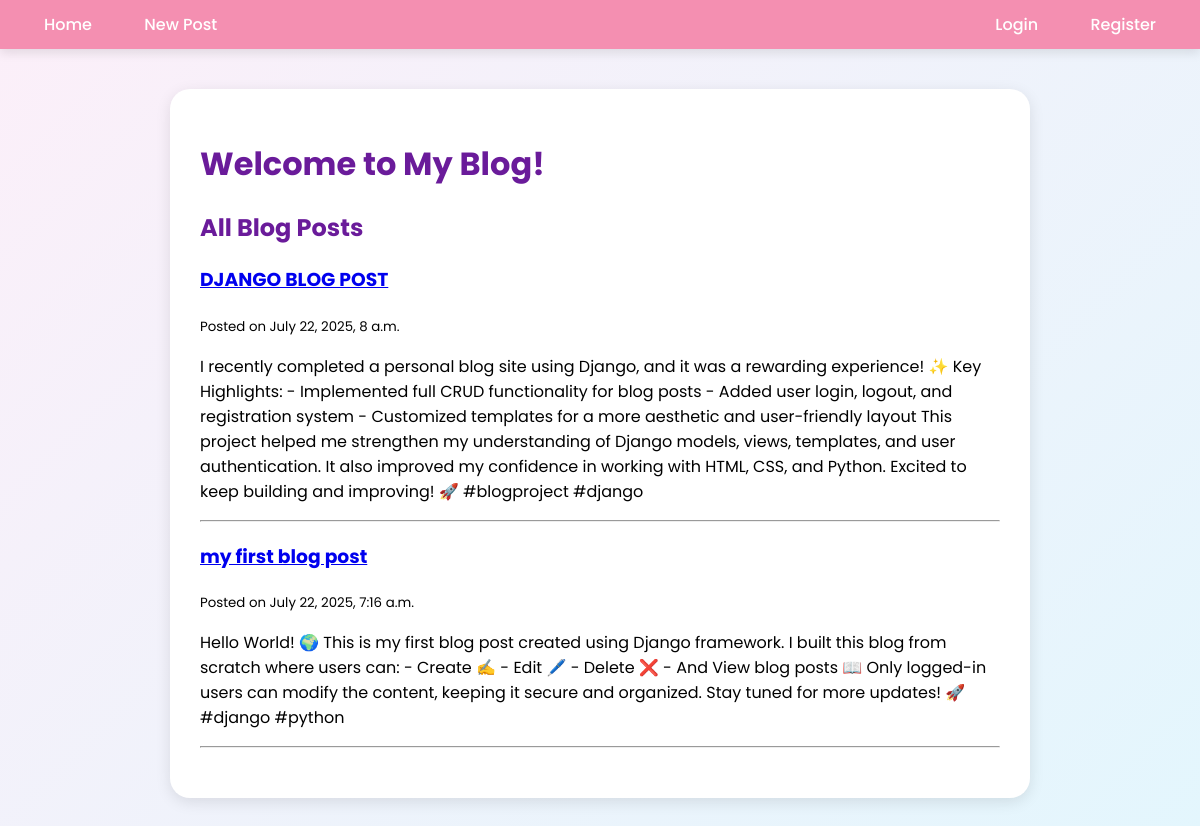
The page / on the database its author committed.
### blog/models.py (models this page shows, shortened)
class BlogPost(models.Model):
    title = models.CharField(max_length=200)
    content = models.TextField()
    date_posted = models.DateTimeField(default=timezone.now)

### blog/views.py (the view)
# urls.py: path('', views.home, name='blog-home'),
def home(request):
    posts = BlogPost.objects.all().order_by('-date_posted')
    return render(request, 'blog/home.html', {'posts': posts})

### blog/templates/blog/home.html (shortened to what this page needs)
{% extends "blog/base.html" %}
{% block content %}
    <h1>Welcome to My Blog!</h1>
    <h2>All Blog Posts</h2>
    {% for post in posts %}
        <div style="margin-bottom: 20px;">
            <h3><a href="{% url 'post-detail' post.id %}">{{ post.title }}</a></h3>
            <small>Posted on {{ post.date_posted }}</small>
            <p>{{ post.content }}</p>
            <hr>
        </div>
    {% endfor %}
{% endblock %}

### blog/templates/blog/base.html (shortened to what this page needs)
<!DOCTYPE html>
<html lang="en">
<head>
</head>
<body>
    <nav>
        <div>
            <a href="{% url 'blog-home' %}">Home</a>
            <a href="{% url 'blog-create' %}">New Post</a>
        </div>
        <div>
            {% if user.is_authenticated %}
                <span class="welcome">Welcome, {{ user.username }}!</span>
                <form method="post" action="{% url 'logout' %}" style="display:inline;">
    {% csrf_token %}
    <button type="submit" style="background:none; border:none; color:white; cursor:pointer;">Logout</button>
</form>
            {% else %}
                <a href="{% url 'login' %}">Login</a>
                <a href="{% url 'register' %}">Register</a>
            {% endif %}
        </div>
    </nav>
    <div class="container">
        {% block content %}
        {% endblock %}
    </div>
</body>
</html>

### blog/templates/blog/base.html (style rules this page uses)
body { font-family: 'Poppins', sans-serif; margin: 0; padding: 0; background: linear-gradient(135deg, #fceff9, #e3f6fd); }
nav { background: #f48fb1; padding: 12px 20px; display: flex; align-items: center; justify-content: space-between; box-shadow: 0 4px 10px rgba(0,0,0,0.1); }
nav a { color: white; margin: 0 12px; text-decoration: none; font-weight: 500; padding: 6px 12px; border-radius: 20px; transition: background 0.3s; }
.container { margin: 40px auto; background: white; padding: 30px; width: 90%; max-width: 800px; border-radius: 20px; box-shadow: 0 4px 15px rgba(0,0,0,0.1); }
h1, h2, h3 { color: #6a1b9a; }

### rows shown on the page
BlogPost: title "DJANGO BLOG POST", date_posted "July 22, 2025, 8 a.m.", content "I recently completed a personal blog site using Django, and it was a rewarding experience! ✨ Key Highlights: - Implemented full CRUD functionality for blog posts - Added user login, logout, and registration system - Customized templates for a more aesthetic and user-friendly layout This project helped me strengthen my understanding of Django models, views, templates, and user authentication. It also improved my confidence in working with HTML, CSS, and Python. Excited to keep building and improving! 🚀 #blogproject #django"
BlogPost: title "my first blog post", date_posted "July 22, 2025, 7:16 a.m.", content "Hello World! 🌍 This is my first blog post created using Django framework. I built this blog from scratch where users can: - Create ✍️ - Edit 🖊️ - Delete ❌ - And View blog posts 📖 Only logged-in users can modify the content, keeping it secure and organized. Stay tuned for more updates! 🚀 #django #python"
